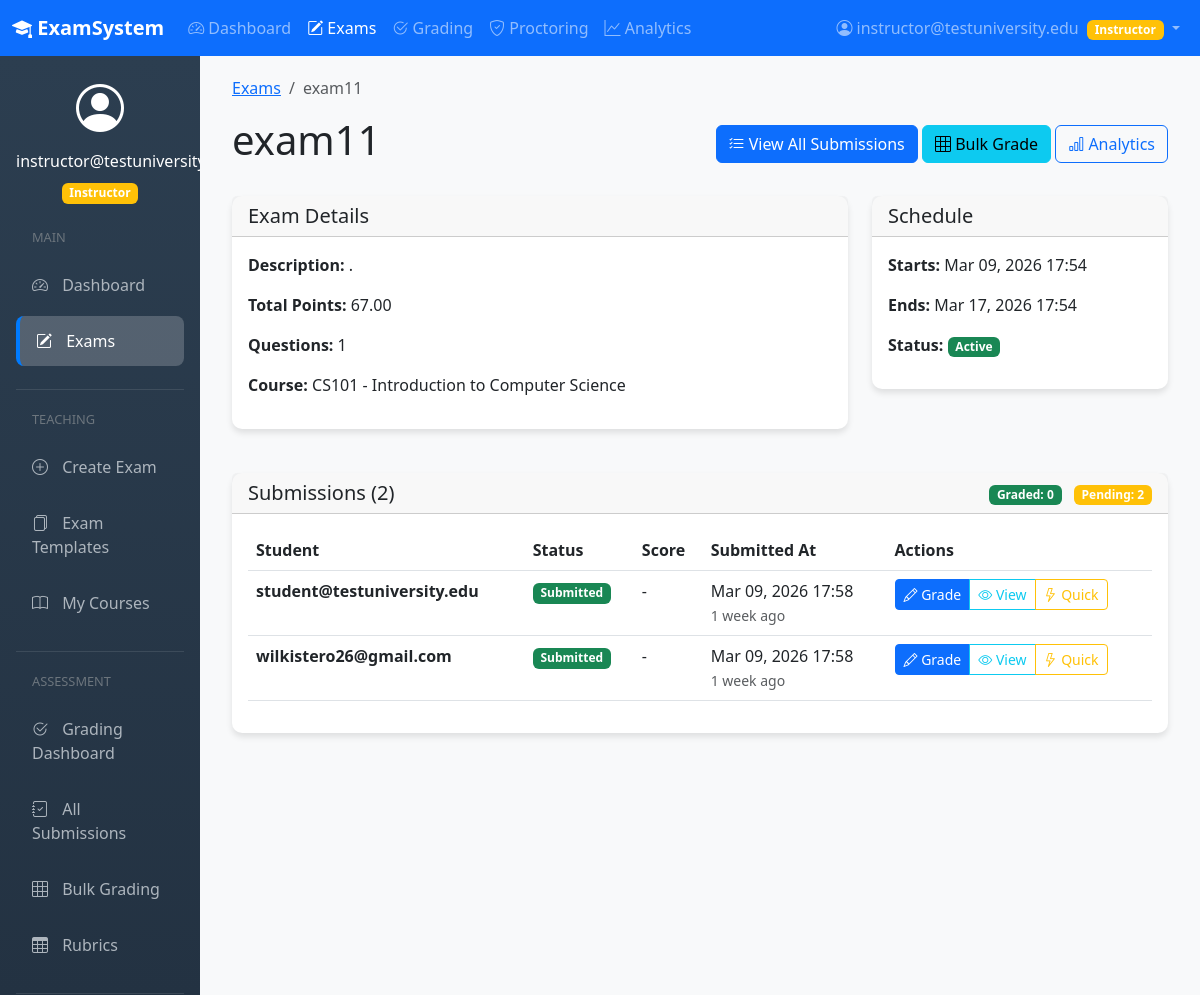
/exams/6a7ab1ba-a454-4c34-82ca-6ee92fba7228/ (signed in, upper part), run on an earlier commit of the app's database.
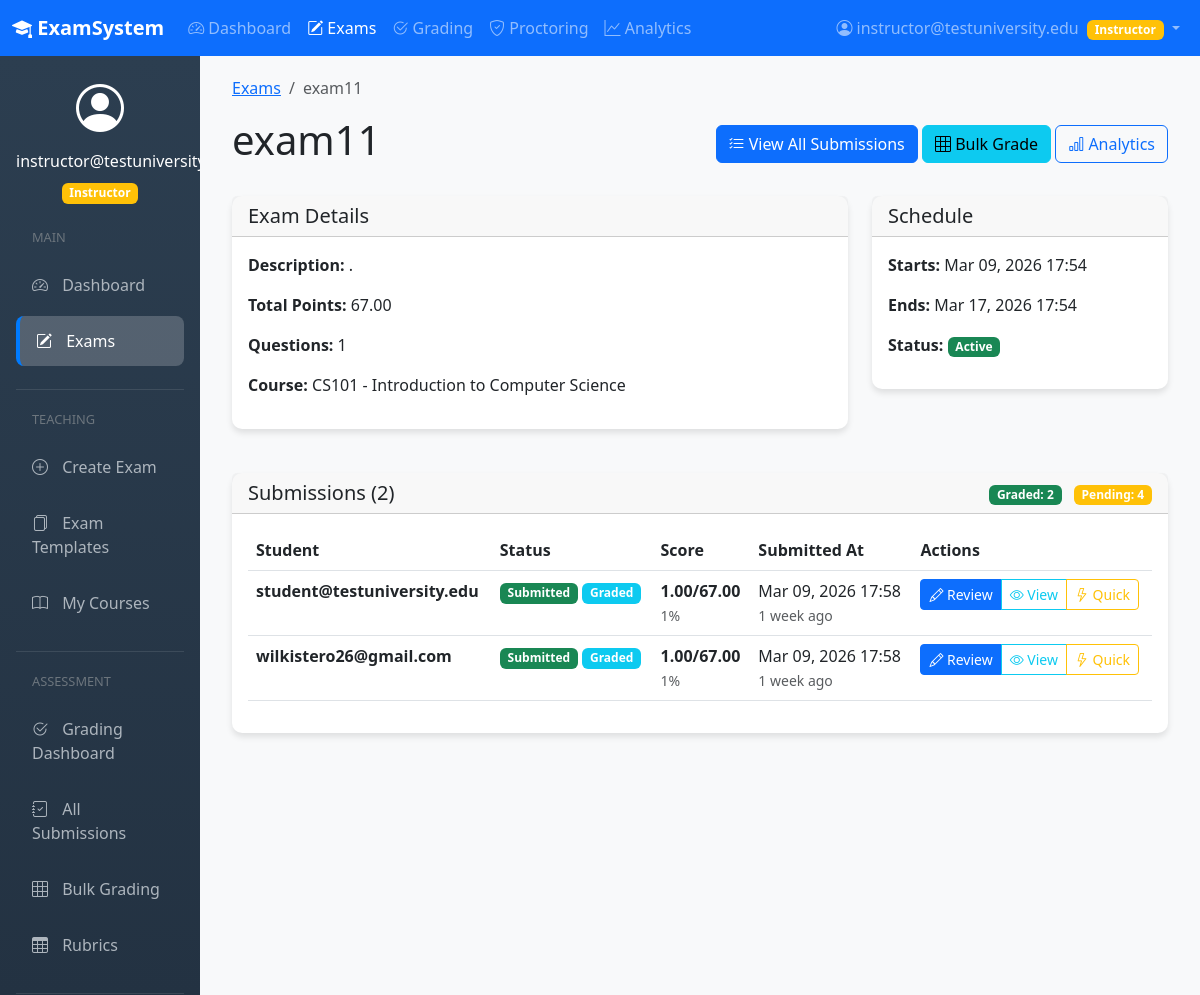
And on a later commit of the database.
### apps/exams/models.py (models this page shows, shortened)
class Submission(models.Model):
    GRADING_STATUS = (
        ('PENDING', 'Pending'),
        ('AUTO_GRADED', 'Auto-graded'),
        ('MANUALLY_GRADED', 'Manually Graded'),
        ('PARTIALLY_GRADED', 'Partially Graded'),
    )
    submission_id = models.UUIDField(primary_key=True, default=uuid.uuid4, editable=False)
    exam = models.ForeignKey(Exam, on_delete=models.CASCADE, related_name='submissions')
    student = models.ForeignKey(CustomUser, on_delete=models.CASCADE, related_name='submissions')
    started_at = models.DateTimeField()
    submitted_at = models.DateTimeField(null=True, blank=True)
    total_score = models.DecimalField(max_digits=10, decimal_places=2, null=True, blank=True)
    is_graded = models.BooleanField(default=False)
    grading_status = models.CharField(max_length=20, choices=GRADING_STATUS, default='PENDING')
    created_at = models.DateTimeField(auto_now_add=True)
    class Meta:
        unique_together = ('exam', 'student')

class Exam(models.Model):
    exam_id = models.UUIDField(primary_key=True, default=uuid.uuid4, editable=False)
    title = models.CharField(max_length=255)
    description = models.TextField(blank=True)
    instructor = models.ForeignKey(CustomUser, on_delete=models.CASCADE, related_name='exams_created')
    course = models.ForeignKey(Course, on_delete=models.CASCADE, null=True, blank=True)
    time_limit_minutes = models.IntegerField(null=True, blank=True)
    total_points = models.DecimalField(max_digits=10, decimal_places=2, validators=[MinValueValidator(0)])
    passing_score = models.DecimalField(max_digits=10, decimal_places=2, null=True, blank=True)
    start_date = models.DateTimeField()
    end_date = models.DateTimeField()
    is_published = models.BooleanField(default=False)
    require_secure_browser = models.BooleanField(default=False)
    enable_plagiarism_check = models.BooleanField(default=False)
    created_at = models.DateTimeField(auto_now_add=True)
    updated_at = models.DateTimeField(auto_now=True)

class Course(models.Model):
    course_id = models.UUIDField(primary_key=True, default=uuid.uuid4, editable=False)
    title = models.CharField(max_length=255)
    code = models.CharField(max_length=50, unique=True)
    description = models.TextField(blank=True)
    instructor = models.ForeignKey(CustomUser, on_delete=models.CASCADE, related_name='courses_taught')
    institution = models.ForeignKey(Institution, on_delete=models.CASCADE, null=True)
    created_at = models.DateTimeField(auto_now_add=True)

### apps/users/models.py (models this page shows, shortened)
class CustomUser(AbstractUser):
    USER_ROLES = (
        ('ADMIN', 'Administrator'),
        ('INSTRUCTOR', 'Instructor'),
        ('STUDENT', 'Student'),
    )
    email = models.EmailField(_('email address'), unique=True)
    role = models.CharField(max_length=20, choices=USER_ROLES, default='STUDENT')
    institution = models.ForeignKey(Institution, on_delete=models.SET_NULL, null=True, blank=True)
    username = models.CharField(max_length=150, unique=True)
    USERNAME_FIELD = 'email'
    REQUIRED_FIELDS = ['username', 'role']
    objects = CustomUserManager()
    class Meta:
        verbose_name = _('user')
        verbose_name_plural = _('users')

### apps/exams/views.py (the view, shortened to what this page needs)
# urls.py: path('<uuid:exam_id>/', views.exam_detail, name='exam_detail'),
@login_required
def exam_detail(request, exam_id):
    exam = get_object_or_404(Exam, exam_id=exam_id)
    user = request.user
    print(f"DEBUG: User: {user.email}, Role: {user.role}")
    print(f"DEBUG: Exam: {exam.title}, Published: {exam.is_published}")
    print(f"DEBUG: Exam Instructor: {exam.instructor.email if exam.instructor else 'None'}")
    result = can_access_exam(user, exam)
    print(f"DEBUG: can_access_exam returned: {result}")
    print(f"DEBUG: Type of result: {type(result)}")
    print(f"DEBUG: Is tuple? {isinstance(result, tuple)}")
    print(f"DEBUG: Is bool? {isinstance(result, bool)}")
    if isinstance(result, tuple) and len(result) == 2:
        can_access, reason = result
        print(f"DEBUG: Unpacked - can_access: {can_access}, reason: {reason}")
    elif isinstance(result, bool):
        can_access = result
        reason = "Boolean result returned"
        print(f"DEBUG: Boolean result - can_access: {can_access}")
    else:
        print(f"DEBUG: ERROR - Unexpected return type: {type(result)}")
        can_access = False
        reason = f"System error: Unexpected return type {type(result)}"
    submission = Submission.objects.filter(exam=exam, student=user).first()
    print(f"DEBUG: Submission found: {submission is not None}")
    try:
        context = prepare_exam_context(exam, user, submission)
    except Exception as e:
        print(f"DEBUG: Error in prepare_exam_context: {e}")
        context = {
            'exam': exam,
            'questions': exam.questions.all().order_by('position'),
            'answers': {},
            'submission': submission
        }
    context.update({
        'can_access': can_access,
        'access_reason': reason,
        'has_results': False,
        'submission': submission,
    })
    if user.role in ['INSTRUCTOR', 'ADMIN']:
        total_submissions = exam.submissions.count()
        graded_submissions = exam.submissions.filter(is_graded=True).count()
        context.update({
            'total_submissions': total_submissions,
            'graded_submissions': graded_submissions,
            'submissions': exam.submissions.select_related('student').order_by('-submitted_at')[:10]
        })
        print(f"DEBUG: Instructor view - Submissions: {total_submissions}, Graded: {graded_submissions}")
    print(f"DEBUG: Rendering template with context keys: {list(context.keys())}")
    return render(request, 'exams/exam_detail.html', context)

### apps/core/context_processors.py (called while the page is built)
def notification_counts(request):
    if request.user.is_authenticated:
        if request.user.role in ['INSTRUCTOR', 'ADMIN']:
            flagged_count = ProctoringSession.objects.filter(
                submission__exam__instructor=request.user,
                status='FLAGGED'
            ).count()
            pending_count = Submission.objects.filter(
                exam__instructor=request.user,
                is_graded=False,
                submitted_at__isnull=False
            ).count()
            return {
                'flagged_sessions_count': flagged_count,
                'grading_pending_count': pending_count
            }
    return {}

### apps/exams/utils/exam_utils.py (called while the page is built, shortened)
def can_access_exam(user, exam):
    if user.role == 'ADMIN':
        return True
    if user.role == 'INSTRUCTOR' and exam.instructor == user:
        return True

### templates/exams/exam_detail.html (shortened to what the changed rows need)
{% extends 'base.html' %}
{% block content %}
<div class="container-fluid">
    <div class="row mb-4">
        <div class="col-12">
            <nav aria-label="breadcrumb">
                <ol class="breadcrumb">
                    <li class="breadcrumb-item"><a href="{% url 'exams:exam_list' %}">Exams</a></li>
                    <li class="breadcrumb-item active">{{ exam.title }}</li>
                </ol>
            </nav>
            <div class="d-flex justify-content-between align-items-center">
                <h1>{{ exam.title }}</h1>
                <div>
                    {% if user.role == 'INSTRUCTOR' or user.role == 'ADMIN' %}
                        <a href="{% url 'grading:submissions_list_exam' exam.exam_id %}" class="btn btn-primary">
                        </a>
                        <a href="{% url 'grading:bulk_grade' exam.exam_id %}" class="btn btn-info">
                        </a>
                        <a href="{% url 'grading:exam_analytics' exam.exam_id %}" class="btn btn-outline-primary">
                        </a>
                    {% endif %}
                </div>
            </div>
        </div>
    </div>
    <div class="row mb-4">
        <div class="col-md-8">
            <div class="card">
                <div class="card-body">
                    <p><strong>Description:</strong> {{ exam.description|default:"No description" }}</p>
                    <p><strong>Total Points:</strong> {{ exam.total_points }}</p>
                    <p><strong>Questions:</strong> {{ exam.questions.count }}</p>
                    {% if exam.course %}
                        <p><strong>Course:</strong> {{ exam.course.code }} - {{ exam.course.title }}</p>
                    {% endif %}
                </div>
            </div>
        </div>
        <div class="col-md-4">
            <div class="card">
                <div class="card-body">
                    <p><strong>Starts:</strong> {{ exam.start_date|date:"M d, Y H:i" }}</p>
                    <p><strong>Ends:</strong> {{ exam.end_date|date:"M d, Y H:i" }}</p>
                    <p><strong>Status:</strong>
                        {% if now < exam.start_date %}
                            <span class="badge bg-warning">Upcoming</span>
                        {% elif now > exam.end_date %}
                            <span class="badge bg-secondary">Ended</span>
                        {% else %}
                            <span class="badge bg-success">Active</span>
                        {% endif %}
                    </p>
                </div>
            </div>
        </div>
    </div>
    {% if user.role == 'INSTRUCTOR' or user.role == 'ADMIN' %}
    <div class="row">
        <div class="col-12">
            <div class="card">
                <div class="card-header d-flex justify-content-between align-items-center">
                    <h5 class="mb-0">Submissions ({{ total_submissions }})</h5>
                    <div>
                        <span class="badge bg-success me-2">Graded: {{ graded_submissions }}</span>
                        <span class="badge bg-warning">Pending: {{ total_submissions|add:graded_submissions }}</span>
                    </div>
                </div>
                <div class="card-body">
                    {% if submissions %}
                        <div class="table-responsive">
                            <table class="table table-hover">
                                <thead>
                                    <tr>
                                        <th>Student</th>
                                        <th>Status</th>
                                        <th>Score</th>
                                        <th>Submitted At</th>
                                        <th>Actions</th>
                                    </tr>
                                </thead>
                                <tbody>
                                    {% for submission in submissions %}
                                    <tr>
                                        <td>
                                            <strong>{{ submission.student.email }}</strong>
                                        </td>
                                        <td>
                                            {% if submission.submitted_at %}
                                                <span class="badge bg-success">Submitted</span>
                                                {% if submission.is_graded %}
                                                    <span class="badge bg-info">Graded</span>
                                                {% endif %}
                                            {% else %}
                                                <span class="badge bg-warning">In Progress</span>
                                            {% endif %}
                                        </td>
                                        <td>
                                            {% if submission.total_score %}
                                                <strong>{{ submission.total_score }}/{{ exam.total_points }}</strong>
                                                <br>
                                                <small class="text-muted">
                                                    {% widthratio submission.total_score exam.total_points 100 %}%
                                                </small>
                                            {% else %}
                                                -
                                            {% endif %}
                                        </td>
                                        <td>
                                            {% if submission.submitted_at %}
                                                {{ submission.submitted_at|date:"M d, Y H:i" }}
                                                <br><small class="text-muted">{{ submission.submitted_at|timesince }} ago</small>
                                            {% else %}
                                                Started: {{ submission.started_at|date:"M d, H:i" }}
                                            {% endif %}
                                        </td>
                                        <td>
                                            <div class="btn-group btn-group-sm">
                                                <a href="{% url 'grading:grade_submission' submission.submission_id %}"
                                                   class="btn btn-primary">
                                                    <i class="bi bi-pencil"></i>
                                                    {% if submission.is_graded %}Review{% else %}Grade{% endif %}
                                                </a>
                                                <a href="{% url 'grading:view_feedback' submission.submission_id %}"
                                                   class="btn btn-outline-info">
                                                    <i class="bi bi-eye"></i> View
                                                </a>
                                                <a href="{% url 'grading:simple_grade_submission' submission.submission_id %}"
                                                   class="btn btn-outline-warning">
                                                    <i class="bi bi-lightning"></i> Quick
                                                </a>
                                            </div>
                                        </td>
                                    </tr>
                                    {% endfor %}
                                </tbody>
                            </table>
                        </div>
                    {% else %}
                        <div class="text-center py-4">
                            <i class="bi bi-inbox display-4 text-muted"></i>
                            <p class="mt-3">No submissions yet for this exam.</p>
                        </div>
                    {% endif %}
                </div>
            </div>
        </div>
    </div>
    {% endif %}
</div>
{% endblock %}

What changed in the data, as far as the page shows it:
shown differently, row unchanged: Exam "exam11": total_points (not shown) → "67.00"
changed Submission "student@testuniversity.edu": total_score (not shown) → "1.00"; total_score.total_points (not shown) → "1"; is_graded "Grade" → "Graded Review"; total_score "-" → "/ %"
changed Submission "wilkistero26@gmail.com": total_score (not shown) → "1.00"; total_score.total_points (not shown) → "1"; is_graded "Grade" → "Graded Review"; total_score "-" → "/ %"
Also different on the page:
{{ graded_submissions }}: "0" → "2"
{{ total_submissions|add:graded_submissions }}: "2" → "4"
